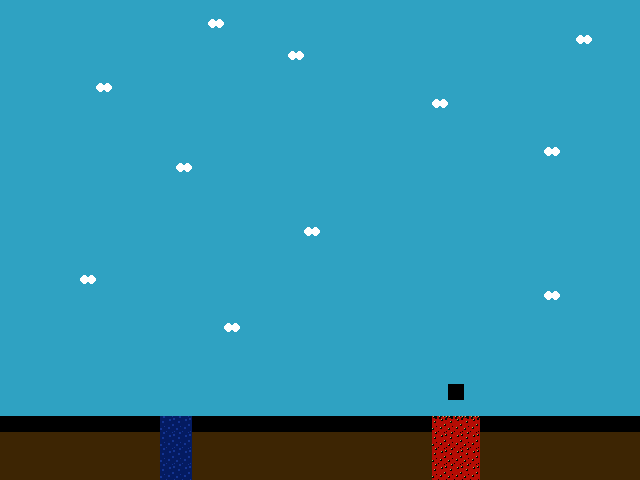

Below is a game level as drawn by its tile map, then a one-line description and the .tmx that defines it (tile-layer data replaced by summaries):
An orthogonal 40x30 tile map with 16x16 px tiles, 2 tile layers (foreground, collision), 5 tilesets and 9 objects (6x coin, player, EnemyEntity, boots).

<map version="1.0" orientation="orthogonal" width="40" height="30" tilewidth="16" tileheight="16">
 <tileset firstgid="1" name="levelSprites" tilewidth="16" tileheight="16">
  <image source="levelSprites.png" width="208" height="16" />
 </tileset>
 <tileset firstgid="14" name="player" tilewidth="16" tileheight="16">
  <image source="player.png" width="32" height="16" />
 </tileset>
 <tileset firstgid="16" name="collision" tilewidth="16" tileheight="16">
  <image source="collision.png" width="80" height="16" />
  <tile id="0">
   <properties>
    <property name="type" value="solid" />
   </properties>
  </tile>
 </tileset>
 <tileset firstgid="21" name="coin" tilewidth="16" tileheight="16">
  <image source="coin.png" width="64" height="16" />
 </tileset>
 <tileset firstgid="25" name="boots" tilewidth="16" tileheight="16">
  <image source="boots.png" width="16" height="16" />
 </tileset>
 <layer name="foreground" width="40" height="30">
  <data>[1200 cells, 1200 non-empty, 8 distinct tile ids]</data>
 </layer>
 <objectgroup name="player" width="40" height="30">
  <object name="player" x="41" y="359">
   <properties>
    <property name="image" value="player" />
    <property name="spritewidth" value="16" />
   </properties>
  </object>
 </objectgroup>
 <layer name="collision" width="40" height="30">
  <data>[1200 cells, 36 non-empty, 1 distinct tile ids]</data>
 </layer>
 <objectgroup name="coin" width="40" height="30">
  <object name="coin" x="123" y="370">
   <properties>
    <property name="image" value="coin" />
    <property name="spritewidth" value="16" />
   </properties>
  </object>
  <object name="coin" x="291" y="341">
   <properties>
    <property name="image" value="coin" />
    <property name="spritewidth" value="16" />
   </properties>
  </object>
  <object name="coin" x="453" y="332">
   <properties>
    <property name="image" value="coin" />
    <property name="spritewidth" value="16" />
   </properties>
  </object>
  <object name="coin" x="574" y="353">
   <properties>
    <property name="image" value="coin" />
    <property name="spritewidth" value="16" />
   </properties>
  </object>
  <object name="coin" x="531" y="205">
   <properties>
    <property name="image" value="coin" />
    <property name="spritewidth" value="16" />
   </properties>
  </object>
  <object name="coin" x="88" y="252">
   <properties>
    <property name="image" value="coin" />
    <property name="spritewidth" value="16" />
   </properties>
  </object>
 </objectgroup>
 <objectgroup name="EnemyEntities" width="40" height="30">
  <object name="EnemyEntity" x="198" y="390" width="224" height="16" />
 </objectgroup>
 <objectgroup name="boots" width="40" height="30">
  <object name="boots" x="82" y="387">
   <properties>
    <property name="image" value="boots" />
    <property name="spritewidth" value="16" />
   </properties>
  </object>
 </objectgroup>
</map>
